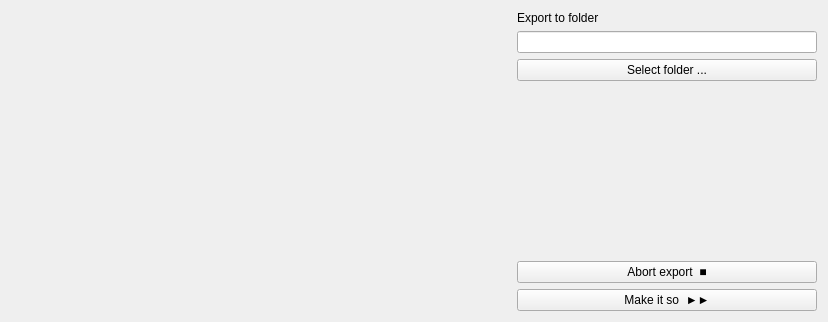
      <widget class="QWidget" name="tabRender">
       <attribute name="icon">
        <iconset resource="muddymorph.qrc">
         <normaloff>:/stilo/guicandy/t6.png</normaloff>:/stilo/guicandy/t6.png</iconset>
       </attribute>
       <attribute name="title">
        <string>Render</string>
       </attribute>
       <layout class="QHBoxLayout" name="horizontalLayout_8" stretch="1,0">
        <item>
         <widget class="QLabel" name="previewRender">
          <property name="minimumSize">
           <size>
            <width>500</width>
            <height>300</height>
           </size>
          </property>
          <property name="text">
           <string/>
          </property>
          <property name="pixmap">
           <pixmap resource="muddymorph.qrc">:/stilo/guicandy/icon.png</pixmap>
          </property>
          <property name="alignment">
           <set>Qt::AlignCenter</set>
          </property>
         </widget>
        </item>
        <item>
         <layout class="QVBoxLayout" name="verticalLayout_7">
          <item>
           <widget class="QLabel" name="label_25">
            <property name="text">
             <string>Export to folder</string>
            </property>
           </widget>
          </item>
          <item>
           <widget class="QLineEdit" name="editFolder">
            <property name="minimumSize">
             <size>
              <width>300</width>
              <height>0</height>
             </size>
            </property>
            <property name="toolTip">
             <string>&lt;html&gt;&lt;head/&gt;&lt;body&gt;&lt;p&gt;The whole sequence will be exported to this folder.&lt;/p&gt;&lt;p&gt;Make sure it is valid and empty; existing files will be silently overwritten.&lt;/p&gt;&lt;/body&gt;&lt;/html&gt;</string>
            </property>
           </widget>
          </item>
          <item>
           <widget class="QPushButton" name="buttonFolder">
            <property name="text">
             <string>Select folder ...</string>
            </property>
           </widget>
          </item>
          <item>
           <spacer name="verticalSpacer">
            <property name="orientation">
             <enum>Qt::Vertical</enum>
            </property>
            <property name="sizeHint" stdset="0">
             <size>
              <width>20</width>
              <height>40</height>
             </size>
            </property>
           </spacer>
          </item>
          <item>
           <widget class="QPushButton" name="buttonAbortRender">
            <property name="toolTip">
             <string>&lt;html&gt;&lt;head/&gt;&lt;body&gt;&lt;p&gt;Stop right now, thank you very much! I need somebody with a human touch.&lt;/p&gt;&lt;/body&gt;&lt;/html&gt;</string>
            </property>
            <property name="text">
             <string>Abort export  ■</string>
            </property>
           </widget>
          </item>
          <item>
           <widget class="QPushButton" name="buttonRender">
            <property name="toolTip">
             <string>&lt;html&gt;&lt;head/&gt;&lt;body&gt;&lt;p&gt;Let's go and make some interesting inbetweens!&lt;/p&gt;&lt;/body&gt;&lt;/html&gt;</string>
            </property>
            <property name="text">
             <string>Make it so  ►►</string>
            </property>
           </widget>
          </item>
         </layout>
        </item>
       </layout>
      </widget>
